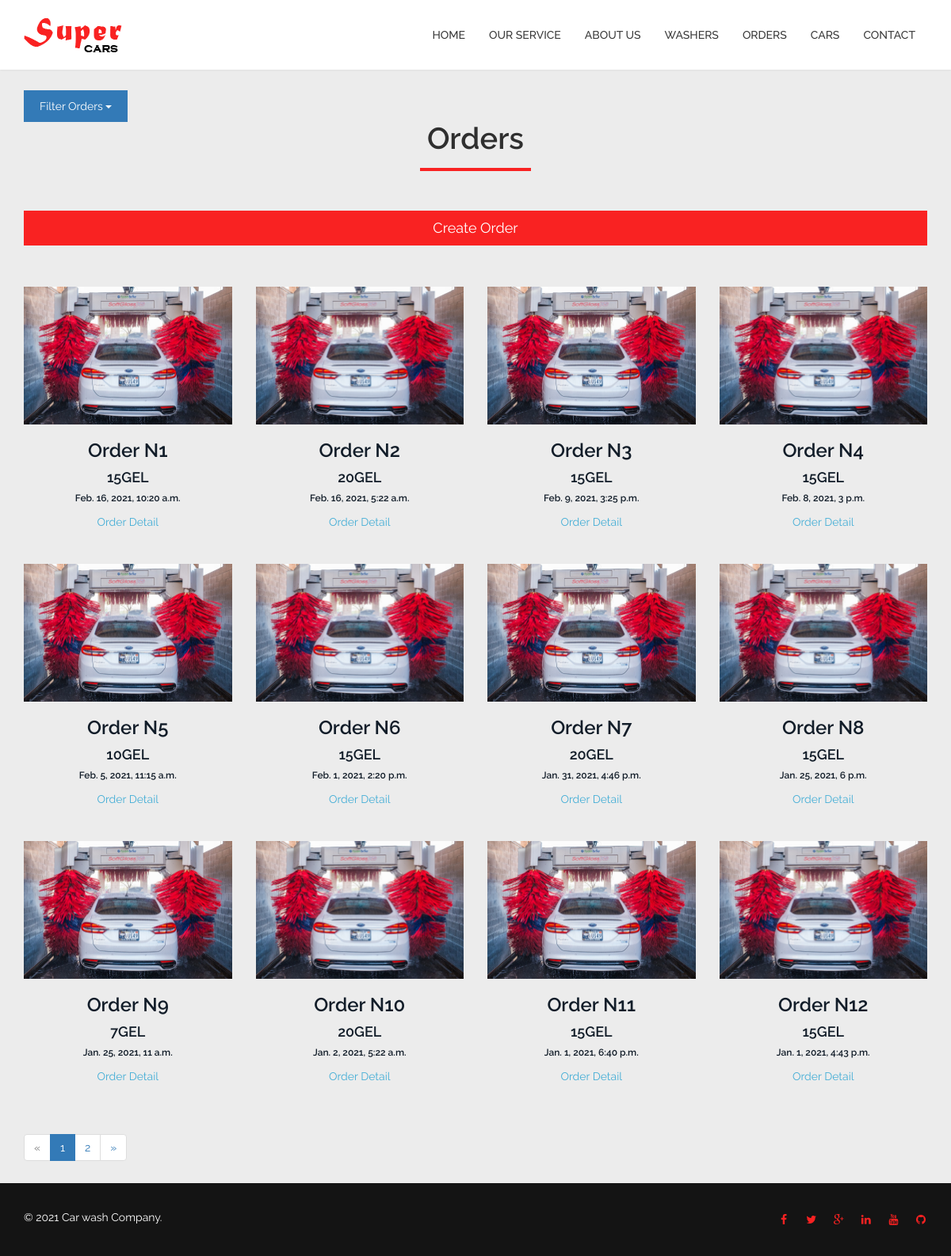
The page /orders on the database as committed earlier.
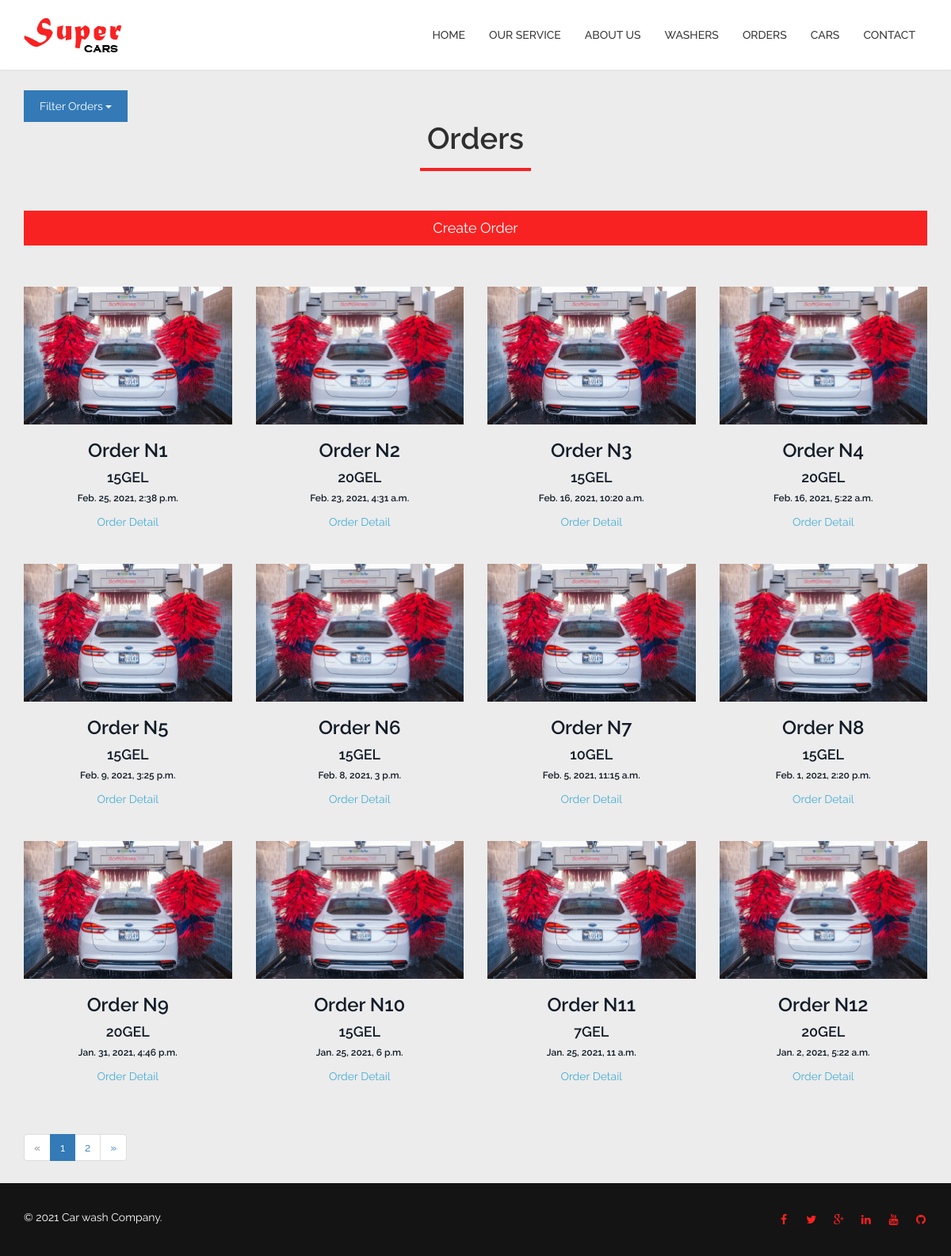
The same page on the database as committed later.
### serviceapp/models.py (models this page shows, shortened)
class Order(models.Model):
    car = models.ForeignKey(
        to='serviceapp.Car',
        on_delete=models.CASCADE,
        related_name='order')
    booth = models.ForeignKey(to='serviceapp.Booth', on_delete=models.PROTECT, related_name='order')
    start_date = models.DateTimeField(verbose_name=_('Scheduled time'))
    end_date = models.DateTimeField(verbose_name=_('End time'), null=True, blank=True)
    wash_type = models.ForeignKey(
        to='serviceapp.WashType',
        related_name='orders',
        on_delete=models.PROTECT,
    )
    note = models.TextField(null=True, blank=True, verbose_name=_('Note'))
    coupon = models.ForeignKey(
        to='serviceapp.Coupon', related_name='orders',
        on_delete=models.PROTECT,
        null=True, blank=True,
    )
    employee = models.ForeignKey(
        to='user.User',
        on_delete=models.SET_NULL,
        null=True,
        related_name='order')
    price = models.IntegerField()
    created_date = models.DateTimeField(auto_now_add=True)
    class Meta:
        verbose_name = _('Order')
        verbose_name_plural = _('Orders')

### serviceapp/views.py (the view)
# urls.py: path('orders', orders_list, name='orders'),
def orders_list(request: WSGIRequest) -> HttpResponse:
    finish_filter = request.GET.get('finished', None)
    page = request.GET.get('page', 1)
    orders: Order = Order.objects.filter().order_by('-start_date').all()
    if finish_filter:
        orders: Order = Order.objects.filter(end_date__isnull=finish_filter).order_by('-start_date').all()
    paginator = Paginator(orders, 12)
    orders = paginator.page(page)
    return render(request, 'pages/orders.html', context={'orders': orders})

### templates/pages/orders.html (shortened to what this page needs)
{% extends 'layout.html' %}
{% load static %}
{% block content %}
    <section id="orders">
        <div class="container">
            <div class="dropdown">
                <br>
                <button class="btn btn-primary dropdown-toggle" type="button" data-toggle="dropdown">Filter Orders
                    <span class="caret"></span></button>
            </div>
            <div class="section-header">
                <h2 class="section-title text-center wow fadeInDown">Orders</h2>
            </div>
            <a href="{% url 'wash:create_order' %}" class="btn btn-primary btn-lg btn-block background-red">Create
                Order</a>
            <br>
            <br>
            <div class="row">
                {% for order in orders %}
                    <div class="col-md-3 col-sm-6 card-margin">
                        <a href='{% url 'wash:order_detail' order.id %}'>
                            <div class="wow fadeInUp" data-wow-duration="400ms" data-wow-delay="0ms">
                                <div class="team-img">
                                    <img class="img-responsive"
                                         src="{% static 'serviceapp/images/prettyPhoto/order.jpeg' %}"
                                         alt="">
                                </div>
                                <div class="text-center">
                                    <h3>Order N{{ forloop.counter }}</h3>
                                    <h4>{{ order.price }}GEL</h4>
                                    <h6>{{ order.start_date }}</h6>
                                    <span>Order Detail</span>
                                </div>
                            </div>
                        </a>
                    </div>
                {% endfor %}
            </div>
            {% if orders.has_other_pages %}
                <ul class="pagination">
                    {% if orders.has_previous %}
                        <li><a href="?page={{ orders.previous_page_number }}">&laquo;</a></li>
                    {% else %}
                        <li class="disabled"><span>&laquo;</span></li>
                    {% endif %}
                    {% for i in orders.paginator.page_range %}
                        {% if orders.number == i %}
                            <li class="active"><span>{{ i }} <span class="sr-only">(current)</span></span></li>
                        {% else %}
                            <li><a href="?page={{ i }}">{{ i }}</a></li>
                        {% endif %}
                    {% endfor %}
                    {% if orders.has_next %}
                        <li><a href="?page={{ orders.next_page_number }}">&raquo;</a></li>
                    {% else %}
                        <li class="disabled"><span>&raquo;</span></li>
                    {% endif %}
                </ul>
            {% endif %}
        </div>
    </section>
{% endblock %}

Rows that differ between the two databases and show on the page:
no longer on this page (row unchanged): Order: price "15", start_date "Jan. 1, 2021, 6:40 p.m."
no longer on this page (row unchanged): Order: price "15", start_date "Jan. 1, 2021, 4:43 p.m."
added Order: price "15", start_date "Feb. 25, 2021, 2:38 p.m."
added Order: price "20", start_date "Feb. 23, 2021, 4:31 a.m."
